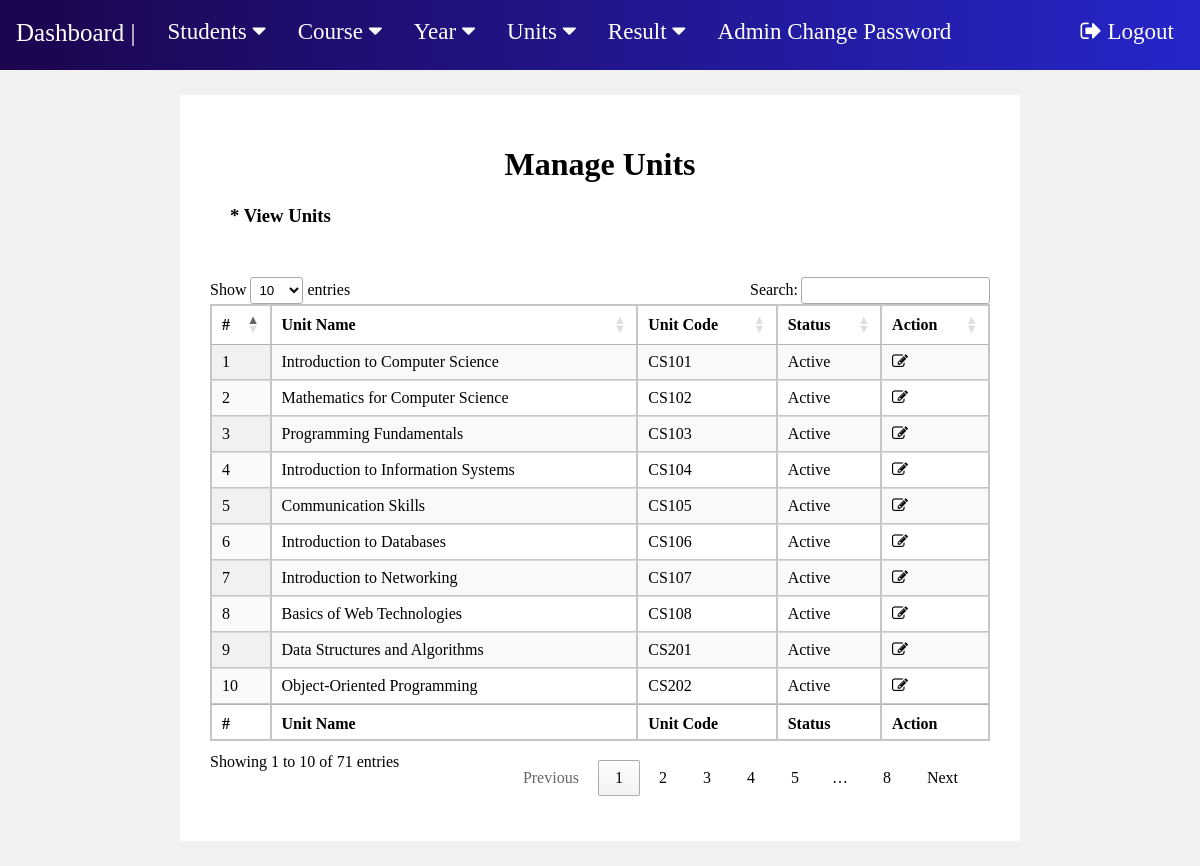
The page /manage-subjects.php (signed in) on the database its author committed.
### tables this page shows
CREATE TABLE `subjects` (
  `subj_id` int(200) NOT NULL,
  `subj_name` varchar(200) NOT NULL,
  `subj_code` varchar(100) NOT NULL,
  `status` int(1) NOT NULL
);

### manage-subjects.php (the view, shortened to what this page needs)
<?php
include "includes/connection.php";
?>
<!DOCTYPE html>
<html lang="en">
<head>
    <link rel="stylesheet" type="text/css" href="css/fp1.css?version=51">
	<link rel="stylesheet" href=
"https://cdn.datatables.net/1.10.22/css/jquery.dataTables.min.css" />
</head>
<body>
    <?php include "nav.php";?>
    <div class="m2">
        <h1 style="text-align:center;">Manage Units</h1>
        <h3 style="margin : 20px; margin-bottom:50px">* View Units</h3>
        <table id="tableID" class="display" >
            <thead  >
                <tr >
                    <th >#</th>
                    <th style="">Unit Name</th>
                    <th style="">Unit Code</th>
                    <th style="">Status</th>
                    <th>Action</th>
                </tr>
            </thead>
            <tfoot>
                <tr>
                    <th >#</th>
                    <th style="">Unit Name</th>
                    <th style="">Unit Code</th>
                    <th style="">Status</th>
                    <th>Action</th>
                </tr>
            </tfoot>
            <tbody>
<?php
$sql = "SELECT subjects.subj_id,subjects.subj_name, subjects.subj_code , subjects.status from subjects";
$result = mysqli_query($conn, $sql);
$c = 1;
$num = mysqli_num_rows($result);
if($num > 0){
    while($row = mysqli_fetch_assoc($result)){
        ?>
        <tr>
            <td><?php echo $c;?></td>
            <td><?php echo $row['subj_name'];?></td>
            <td><?php echo $row['subj_code'];?></td>
            <td><?php if($row['status'] == 1){
                echo "Active";
            }
            else{
                echo "Inactive";
            };?></td>
            <td><a href="edit-subjects.php?subid=<?php echo $row['subj_id'];?>"><i class="fa fa-edit" title="Edit Record"></i> </a></td>
        </tr>
        <?php
        $c++;
    }
}
?>
            </tbody>
        </table>
    </div>
</body>
</html>

### css/fp1.css (style rules this page uses)
body { background-color: rgb(241, 241, 241); margin: 0; }
table { border: 1px solid rgb(199, 197, 197); margin: auto auto; border-collapse: collapse; width: 95%; margin-bottom: 50px; }
th, td { border-collapse: collapse; padding: 8px; text-align: left; border: 1px solid rgb(199, 197, 197); border-collapse: collapse; }
th { text-align: left; }
a { text-decoration: none; color: black; }
.m2 { background-color:White; border: 30px solid white; margin : 25px auto; width: 65%; }

### rows shown on the page
subjects: subj_name "Introduction to Computer Science", subj_code "CS101", status "Active"
subjects: subj_name "Mathematics for Computer Science", subj_code "CS102", status "Active"
subjects: subj_name "Programming Fundamentals", subj_code "CS103", status "Active"
subjects: subj_name "Introduction to Information Systems", subj_code "CS104", status "Active"
subjects: subj_name "Communication Skills", subj_code "CS105", status "Active"
subjects: subj_name "Introduction to Databases", subj_code "CS106", status "Active"
subjects: subj_name "Introduction to Networking", subj_code "CS107", status "Active"
subjects: subj_name "Basics of Web Technologies", subj_code "CS108", status "Active"
subjects: subj_name "Data Structures and Algorithms", subj_code "CS201", status "Active"
subjects: subj_name "Object-Oriented Programming", subj_code "CS202", status "Active"
